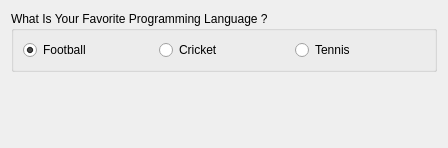
<?xml version="1.0" encoding="UTF-8"?>
<ui version="4.0">
 <class>Dialog</class>
 <widget class="QDialog" name="Dialog">
  <property name="geometry">
   <rect>
    <x>0</x>
    <y>0</y>
    <width>448</width>
    <height>148</height>
   </rect>
  </property>
  <property name="windowTitle">
   <string notr="true">Radio Button</string>
  </property>
  <layout class="QHBoxLayout" name="horizontalLayout_2">
   <item>
    <layout class="QVBoxLayout" name="verticalLayout">
     <item>
      <widget class="QGroupBox" name="groupBox">
       <property name="title">
        <string notr="true">What Is Your Favorite Programming Language ?</string>
       </property>
       <layout class="QHBoxLayout" name="horizontalLayout">
        <item>
         <widget class="QRadioButton" name="radiobtn1">
          <property name="text">
           <string notr="true">Football</string>
          </property>
          <property name="checked">
           <bool>true</bool>
          </property>
         </widget>
        </item>
        <item>
         <widget class="QRadioButton" name="radiobtn2">
          <property name="text">
           <string notr="true">Cricket</string>
          </property>
         </widget>
        </item>
        <item>
         <widget class="QRadioButton" name="radiobtn3">
          <property name="text">
           <string notr="true">Tennis</string>
          </property>
         </widget>
        </item>
       </layout>
      </widget>
     </item>
     <item>
      <widget class="QLabel" name="label">
       <property name="text">
        <string notr="true"/>
       </property>
      </widget>
     </item>
    </layout>
   </item>
  </layout>
 </widget>
 <resources/>
 <connections/>
</ui>
